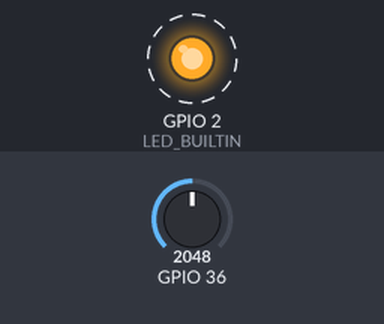
The sketch below on a simulated ESP32. On the bench: output pins drawn as LEDs (lit = HIGH). Dashed ring = blinking. The inputs (shaded band) are chosen by the test bench; at power-on: GPIO 36 = 2048. What the sketch prints to the serial monitor is not drawn.

Above: at 0.5 s.
Timing chart, 0 to 4.6 s (numbered marks = the images above):
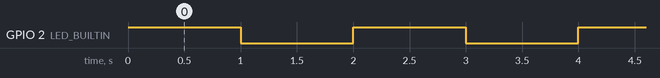

Measured:
- by itself, GPIO 2 (LED_BUILTIN): alternates HIGH for 1.0 s and LOW for 1.0 s

The sketch:

multitasks.ino
```cpp
#if CONFIG_FREERTOS_UNICORE
#define ESP_RUNING_CORE 0
#else
#define ESP_RUNING_CORE 1
#endif

#define LED_BUILTIN 2

void TaskBlink(void *pvPrameters){
(void)pvPrameters;
for(;;){
digitalWrite(LED_BUILTIN,HIGH);
vTaskDelay(1000/portTICK_PERIOD_MS);
digitalWrite(LED_BUILTIN,LOW);
vTaskDelay(1000/portTICK_PERIOD_MS);
}
}

void TaskanalogRead(void *pvPrameters){
(void)pvPrameters;
for(;;){
int sensorValue = analogRead(A0);
Serial.println(sensorValue);
vTaskDelay(1000/portTICK_PERIOD_MS);
}
}

void setup() {

pinMode(LED_BUILTIN,OUTPUT);
pinMode(A0,INPUT);
Serial.begin(9600);

xTaskCreatePinnedToCore(
TaskBlink,   //call function
"TaskBlink", //pC name
1024,        // stack size
NULL,        //parameters pass to function
2 ,           //priority
NULL,        //task handle pointer
ESP_RUNING_CORE); //running cpu core

xTaskCreatePinnedToCore(
TaskanalogRead,   //call function
"analogRead", //pC name
1024,        // stack size
NULL,        //parameters pass to function
1,           //priority
NULL,        //task handle pointer
ESP_RUNING_CORE); //running cpu core
}

void loop() {


}
```
